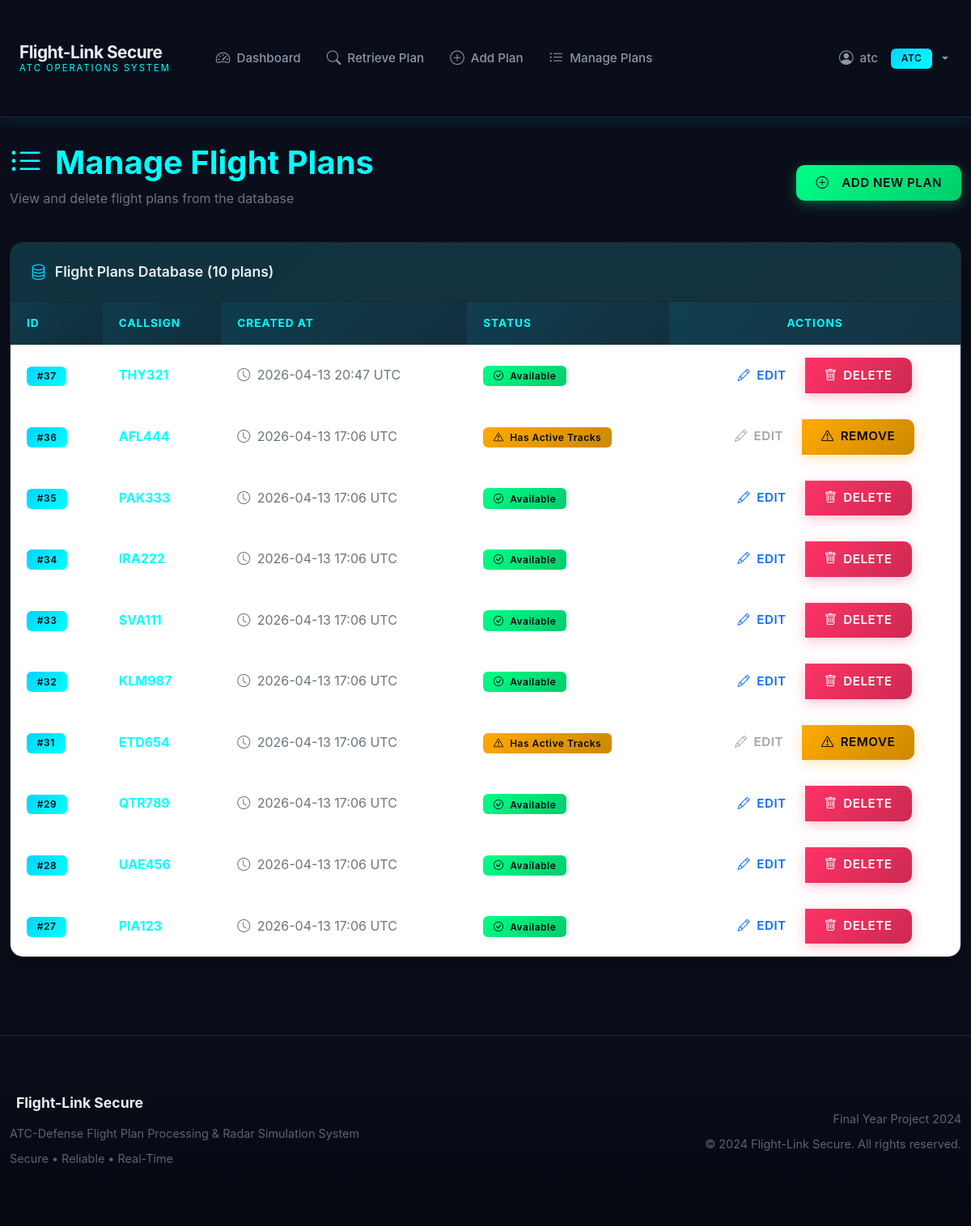
The page /atc/manage-flight-plans (signed in) on the database as committed earlier.
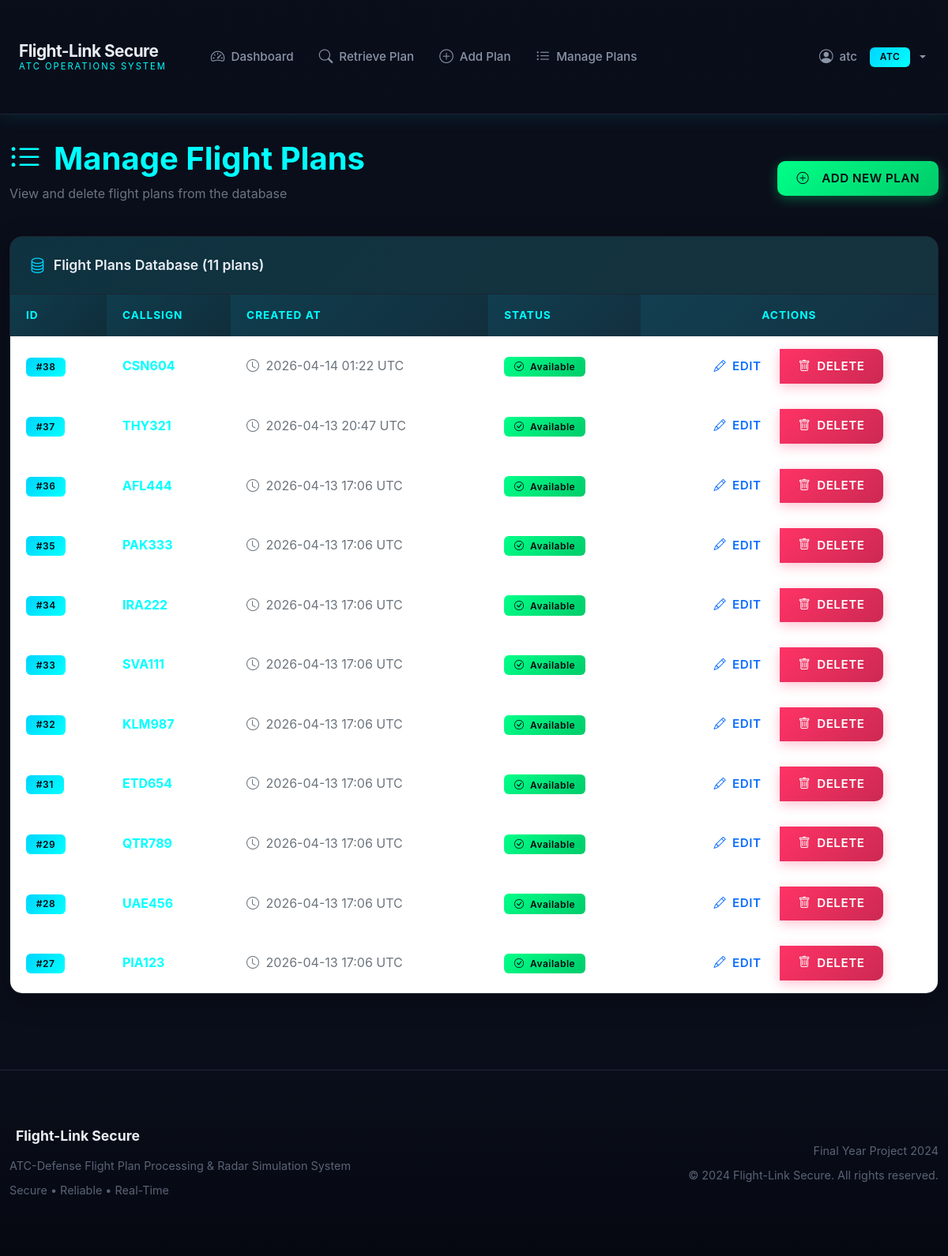
The same page on the database as committed later.
### app/models/__init__.py (models this page shows, shortened)
class User(db.Model):
    __tablename__ = 'users'
    id = db.Column(db.Integer, primary_key=True)
    username = db.Column(db.String(80), unique=True, nullable=False)
    password_hash = db.Column(db.String(256), nullable=False)
    role = db.Column(db.String(20), nullable=False)  # admin, atc, defense
    last_login_ip = db.Column(db.String(45), nullable=True)
    last_login_time = db.Column(db.DateTime, nullable=True)
    is_active = db.Column(db.Boolean, default=True)
    created_at = db.Column(db.DateTime, default=datetime.utcnow)
    @property
    def is_authenticated(self):
        return True
    def is_admin(self):
        return self.role == 'admin'
    def is_atc(self):
        return self.role == 'atc'

class FlightPlan(db.Model):
    __tablename__ = 'flight_plans'
    id = db.Column(db.Integer, primary_key=True)
    callsign = db.Column(db.String(20), unique=True, nullable=False, index=True)
    raw_flight_plan = db.Column(db.Text, nullable=False)
    created_at = db.Column(db.DateTime, default=datetime.utcnow)
    track_data = db.relationship('TrackData', backref='flight_plan', lazy=True, cascade='all, delete-orphan')

### app/routes/atc.py (the view)
@bp.route('/atc/manage-flight-plans')
@login_required
@atc_required
def atc_manage_flight_plans():
    ctx = atc_service.get_manage_flight_plans_context()
    return render_template('atc/manage_flight_plans.html', **ctx)

### app/services/atc_service.py (called while the page is built)
def get_manage_flight_plans_context():
    flight_plans = FlightPlan.query.order_by(FlightPlan.created_at.desc()).all()
    plans_with_tracks = {}
    for plan in flight_plans:
        active_tracks = TrackData.query.filter_by(
            flight_plan_id=plan.id,
            status='active'
        ).count()
        plans_with_tracks[plan.id] = active_tracks > 0
    return {'flight_plans': flight_plans, 'plans_with_tracks': plans_with_tracks}

### templates/atc/manage_flight_plans.html (shortened to what this page needs)
{% extends "base.html" %}
{% block content %}
<div class="container-fluid">
    <div class="row mb-4">
        <div class="col-12">
            <div class="d-flex justify-content-between align-items-center">
                <div>
                    <h1 class="text-radar-cyan fw-bold">
                        <i class="bi bi-list-ul me-3"></i>Manage Flight Plans
                    </h1>
                    <p class="text-secondary">View and delete flight plans from the database</p>
                </div>
                <a href="{{ url_for('atc.atc_add_flight_plan') }}" class="btn btn-success">
                    <i class="bi bi-plus-circle me-2"></i>
                    Add New Plan
                </a>
            </div>
        </div>
    </div>
    {% if flight_plans %}
    <div class="row">
        <div class="col-12">
            <div class="card">
                <div class="card-header">
                    <i class="bi bi-database"></i>
                    Flight Plans Database ({{ flight_plans|length }} plans)
                </div>
                <div class="card-body p-0">
                    <div class="table-responsive">
                        <table class="table table-hover mb-0">
                            <thead>
                                <tr>
                                    <th>ID</th>
                                    <th>Callsign</th>
                                    <th>Created At</th>
                                    <th>Status</th>
                                    <th class="text-center">Actions</th>
                                </tr>
                            </thead>
                            <tbody>
                                {% for plan in flight_plans %}
                                <tr style="cursor: pointer;" onclick="openViewModal({{ plan.id }})" title="Click to view flight plan details">
                                    <td>
                                        <span class="badge badge-primary">#{{ plan.id }}</span>
                                    </td>
                                    <td>
                                        <strong class="text-radar-cyan">{{ plan.callsign }}</strong>
                                    </td>
                                    <td class="text-secondary">
                                        <i class="bi bi-clock me-1"></i>
                                        {{ plan.created_at.strftime('%Y-%m-%d %H:%M UTC') }}
                                    </td>
                                    <td>
                                        {% if plans_with_tracks.get(plan.id) %}
                                            <span class="badge badge-warning">
                                                <i class="bi bi-exclamation-triangle me-1"></i>
                                                Has Active Tracks
                                            </span>
                                        {% else %}
                                            <span class="badge badge-success">
                                                <i class="bi bi-check-circle me-1"></i>
                                                Available
                                            </span>
                                        {% endif %}
                                    </td>
                                    <td class="text-center" onclick="event.stopPropagation()">
                                        <div class="btn-group btn-group-sm" role="group">
                                            {% if plans_with_tracks.get(plan.id) %}
                                            <button type="button"
                                                    class="btn btn-outline-secondary"
                                                    disabled
                                                    title="Deactivate active tracks before editing the plan text">
                                                <i class="bi bi-pencil"></i>
                                                Edit
                                            </button>
                                            {% else %}
                                            <a href="{{ url_for('atc.atc_edit_flight_plan', plan_id=plan.id) }}"
                                               class="btn btn-outline-primary"
                                               title="Edit stored ICAO flight plan">
                                                <i class="bi bi-pencil"></i>
                                                Edit
                                            </a>
                                            {% endif %}
                                            {% if not plans_with_tracks.get(plan.id) %}
                                            <button type="button"
                                                    class="btn btn-danger"
                                                    data-bs-toggle="modal"
                                                    data-bs-target="#deleteModal{{ plan.id }}">
                                                <i class="bi bi-trash"></i>
                                                Delete
                                            </button>
                                            {% else %}
                                            <button type="button"
                                                    class="btn btn-warning"
                                                    data-bs-toggle="modal"
                                                    data-bs-target="#deleteModal{{ plan.id }}"
                                                    title="Has active tracks - termination required">
                                                <i class="bi bi-exclamation-triangle"></i>
                                                Remove
                                            </button>
                                            {% endif %}
                                        </div>
                                    </td>
                                </tr>
                                {% endfor %}
                            </tbody>
                        </table>
                    </div>
                </div>
            </div>
        </div>
    </div>
    {% endif %}
</div>
{% endblock %}

### templates/base.html (shortened to what this page needs)
<!DOCTYPE html>
<html lang="en">
<head>
    <link href="https://cdn.jsdelivr.net/npm/bootstrap@5.3.0/dist/css/bootstrap.min.css" rel="stylesheet">
    <link rel="stylesheet" href="https://cdn.jsdelivr.net/npm/bootstrap-icons@1.10.0/font/bootstrap-icons.css">
</head>
<body>
    {% if current_user.is_authenticated %}
    <nav class="navbar navbar-expand-lg navbar-dark">
        <div class="container-fluid">
            <a class="navbar-brand" href="{{ url_for('auth.index') }}">
                <div class="brand-text">
                    <span class="main-title">Flight-Link Secure</span>
                    <span class="sub-title">ATC Operations System</span>
                </div>
            </a>
            <div class="collapse navbar-collapse" id="navbarNav">
                <ul class="navbar-nav me-auto ms-4">
                    {% if current_user.is_admin() %}
                    <li class="nav-item">
                        <a class="nav-link" href="{{ url_for('admin.admin_dashboard') }}">
                            <i class="bi bi-speedometer2"></i> Dashboard
                        </a>
                    </li>
                    <li class="nav-item">
                        <a class="nav-link" href="{{ url_for('admin.admin_users') }}">
                            <i class="bi bi-people"></i> Users
                        </a>
                    </li>
                    <li class="nav-item">
                        <a class="nav-link" href="{{ url_for('admin.admin_flight_plans') }}">
                            <i class="bi bi-file-earmark-text"></i> Flight Plans
                        </a>
                    </li>
                    <li class="nav-item">
                        <a class="nav-link" href="{{ url_for('admin.admin_track_data') }}">
                            <i class="bi bi-geo-alt-fill"></i> Track Data
                        </a>
                    </li>
                    <li class="nav-item">
                        <a class="nav-link" href="{{ url_for('admin.admin_logs') }}">
                            <i class="bi bi-journal-text"></i> System Logs
                        </a>
                    </li>
                    {% elif current_user.is_atc() %}
                    <li class="nav-item">
                        <a class="nav-link" href="{{ url_for('atc.atc_dashboard') }}">
                            <i class="bi bi-speedometer2"></i> Dashboard
                        </a>
                    </li>
                    <li class="nav-item">
                        <a class="nav-link" href="{{ url_for('atc.atc_flight_plan') }}">
                            <i class="bi bi-search"></i> Retrieve Plan
                        </a>
                    </li>
                    <li class="nav-item">
                        <a class="nav-link" href="{{ url_for('atc.atc_add_flight_plan') }}">
                            <i class="bi bi-plus-circle"></i> Add Plan
                        </a>
                    </li>
                    <li class="nav-item">
                        <a class="nav-link" href="{{ url_for('atc.atc_manage_flight_plans') }}">
                            <i class="bi bi-list-ul"></i> Manage Plans
                        </a>
                    </li>
                    {% endif %}
                </ul>
                <ul class="navbar-nav">
                    <li class="nav-item dropdown">
                        <a class="nav-link dropdown-toggle" href="#" id="userDropdown" role="button" data-bs-toggle="dropdown">
                            <i class="bi bi-person-circle"></i> {{ current_user.username }}
                            <span class="badge badge-role-{{ current_user.role }} ms-2">{{ current_user.role.upper() }}</span>
                        </a>
                    </li>
                </ul>
            </div>
        </div>
    </nav>
    {% endif %}
    <main>
        {% block content %}{% endblock %}
    </main>
    {% if current_user.is_authenticated %}
    <footer class="footer">
        <div class="container-fluid">
            <div class="row align-items-center">
                <div class="col-md-6">
                    <h5> Flight-Link Secure</h5>
                    <p>ATC-Defense Flight Plan Processing & Radar Simulation System</p>
                    <p class="mb-0">Secure • Reliable • Real-Time</p>
                </div>
                <div class="col-md-6 text-md-end">
                    <p>Final Year Project 2024</p>
                    <p class="mb-0">&copy; 2024 Flight-Link Secure. All rights reserved.</p>
                </div>
            </div>
        </div>
    </footer>
    {% endif %}
</body>
</html>

Rows that differ between the two databases and show on the page:
added FlightPlan: id "38", callsign "CSN604", created_at "2026-04-14 01:22 UTC", shows "Available"
computed for FlightPlan "AFL444": text "Has Active Tracks REMOVE" → "Available DELETE"
computed for FlightPlan "ETD654": text "Has Active Tracks REMOVE" → "Available DELETE"
Other text that changed with them:
{{ flight_plans|length }}: "10" → "11"
